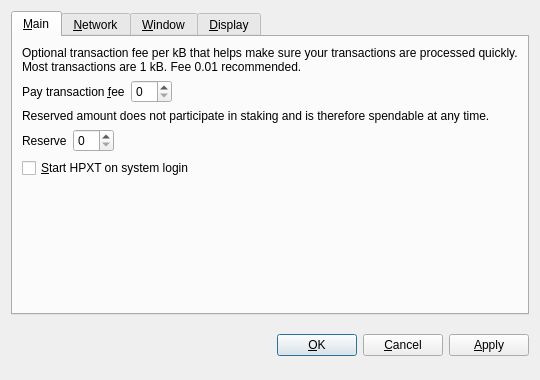
<?xml version="1.0" encoding="UTF-8"?>
<ui version="4.0">
 <class>OptionsDialog</class>
 <widget class="QDialog" name="OptionsDialog">
  <property name="geometry">
   <rect>
    <x>0</x>
    <y>0</y>
    <width>540</width>
    <height>380</height>
   </rect>
  </property>
  <property name="windowTitle">
   <string>Options</string>
  </property>
  <property name="modal">
   <bool>true</bool>
  </property>
  <layout class="QVBoxLayout" name="verticalLayout">
   <item>
    <widget class="QTabWidget" name="tabWidget">
     <property name="tabPosition">
      <enum>QTabWidget::North</enum>
     </property>
     <property name="currentIndex">
      <number>0</number>
     </property>
     <widget class="QWidget" name="tabMain">
      <attribute name="title">
       <string>&amp;Main</string>
      </attribute>
      <layout class="QVBoxLayout" name="verticalLayout_Main">
       <item>
        <widget class="QLabel" name="transactionFeeInfoLabel">
         <property name="text">
          <string>Optional transaction fee per kB that helps make sure your transactions are processed quickly. Most transactions are 1 kB. Fee 0.01 recommended.</string>
         </property>
         <property name="textFormat">
          <enum>Qt::PlainText</enum>
         </property>
         <property name="wordWrap">
          <bool>true</bool>
         </property>
        </widget>
       </item>
       <item>
        <layout class="QHBoxLayout" name="horizontalLayoutFee">
         <item>
          <widget class="QLabel" name="transactionFeeLabel">
           <property name="text">
            <string>Pay transaction &amp;fee</string>
           </property>
           <property name="textFormat">
            <enum>Qt::PlainText</enum>
           </property>
           <property name="buddy">
            <cstring>transactionFee</cstring>
           </property>
          </widget>
         </item>
         <item>
          <widget class="BitcoinAmountField" name="transactionFee"/>
         </item>
         <item>
          <spacer name="horizontalSpacerFee">
           <property name="orientation">
            <enum>Qt::Horizontal</enum>
           </property>
           <property name="sizeHint" stdset="0">
            <size>
             <width>40</width>
             <height>20</height>
            </size>
           </property>
          </spacer>
         </item>
        </layout>
       </item>
       <item>
        <widget class="QLabel" name="reserveBalanceInfoLabel">
         <property name="text">
          <string>Reserved amount does not participate in staking and is therefore spendable at any time.</string>
         </property>
         <property name="textFormat">
          <enum>Qt::PlainText</enum>
         </property>
         <property name="wordWrap">
          <bool>true</bool>
         </property>
        </widget>
       </item>
       <item>
        <layout class="QHBoxLayout" name="horizontalLayoutReserveBalance">
         <item>
          <widget class="QLabel" name="reserveBalanceLabel">
           <property name="text">
            <string>Reserve</string>
           </property>
           <property name="textFormat">
            <enum>Qt::PlainText</enum>
           </property>
           <property name="buddy">
            <cstring>reserveBalance</cstring>
           </property>
          </widget>
         </item>
         <item>
          <widget class="BitcoinAmountField" name="reserveBalance"/>
         </item>
         <item>
          <spacer name="horizontalSpacerReserveBalance">
           <property name="orientation">
            <enum>Qt::Horizontal</enum>
           </property>
           <property name="sizeHint" stdset="0">
            <size>
             <width>40</width>
             <height>20</height>
            </size>
           </property>
          </spacer>
         </item>
        </layout>
       </item>
       <item>
        <widget class="QCheckBox" name="bitcoinAtStartup">
         <property name="toolTip">
          <string>Automatically start HPXT after logging in to the system.</string>
         </property>
         <property name="text">
          <string>&amp;Start HPXT on system login</string>
         </property>
        </widget>
       </item>
       <item>
        <spacer name="verticalSpacer_Main">
         <property name="orientation">
          <enum>Qt::Vertical</enum>
         </property>
         <property name="sizeHint" stdset="0">
          <size>
           <width>20</width>
           <height>40</height>
          </size>
         </property>
        </spacer>
       </item>
      </layout>
     </widget>
     <widget class="QWidget" name="tabNetwork">
      <attribute name="title">
       <string>&amp;Network</string>
      </attribute>
      <layout class="QVBoxLayout" name="verticalLayout_Network">
       <item>
        <widget class="QCheckBox" name="mapPortUpnp">
         <property name="toolTip">
          <string>Automatically open the HPXT client port on the router. This only works when your router supports UPnP and it is enabled.</string>
         </property>
         <property name="text">
          <string>Map port using &amp;UPnP</string>
         </property>
        </widget>
       </item>
       <item>
        <widget class="QCheckBox" name="connectSocks">
         <property name="toolTip">
          <string>Connect to the HPXT network through a SOCKS5 proxy (e.g. when connecting through Tor).</string>
         </property>
         <property name="text">
          <string>&amp;Connect through SOCKS5 proxy:</string>
         </property>
        </widget>
       </item>
       <item>
        <layout class="QHBoxLayout" name="horizontalLayout_Network">
         <item>
          <widget class="QLabel" name="proxyIpLabel">
           <property name="text">
            <string>Proxy &amp;IP:</string>
           </property>
           <property name="textFormat">
            <enum>Qt::PlainText</enum>
           </property>
           <property name="buddy">
            <cstring>proxyIp</cstring>
           </property>
          </widget>
         </item>
         <item>
          <widget class="QValidatedLineEdit" name="proxyIp">
           <property name="maximumSize">
            <size>
             <width>140</width>
             <height>16777215</height>
            </size>
           </property>
           <property name="toolTip">
            <string>IP address of the proxy (e.g. 127.0.0.1)</string>
           </property>
          </widget>
         </item>
         <item>
          <widget class="QLabel" name="proxyPortLabel">
           <property name="text">
            <string>&amp;Port:</string>
           </property>
           <property name="textFormat">
            <enum>Qt::PlainText</enum>
           </property>
           <property name="buddy">
            <cstring>proxyPort</cstring>
           </property>
          </widget>
         </item>
         <item>
          <widget class="QLineEdit" name="proxyPort">
           <property name="maximumSize">
            <size>
             <width>55</width>
             <height>16777215</height>
            </size>
           </property>
           <property name="toolTip">
            <string>Port of the proxy (e.g. 9050)</string>
           </property>
          </widget>
         </item>
         <item>
          <spacer name="horizontalSpacer_Network">
           <property name="orientation">
            <enum>Qt::Horizontal</enum>
           </property>
           <property name="sizeHint" stdset="0">
            <size>
             <width>40</width>
             <height>20</height>
            </size>
           </property>
          </spacer>
         </item>
        </layout>
       </item>
       <item>
        <spacer name="verticalSpacer_Network">
         <property name="orientation">
          <enum>Qt::Vertical</enum>
         </property>
         <property name="sizeHint" stdset="0">
          <size>
           <width>20</width>
           <height>40</height>
          </size>
         </property>
        </spacer>
       </item>
      </layout>
     </widget>
     <widget class="QWidget" name="tabWindow">
      <attribute name="title">
       <string>&amp;Window</string>
      </attribute>
      <layout class="QVBoxLayout" name="verticalLayout_Window">
       <item>
        <widget class="QCheckBox" name="minimizeToTray">
         <property name="toolTip">
          <string>Show only a tray icon after minimizing the window.</string>
         </property>
         <property name="text">
          <string>&amp;Minimize to the tray instead of the taskbar</string>
         </property>
        </widget>
       </item>
       <item>
        <widget class="QCheckBox" name="minimizeOnClose">
         <property name="toolTip">
          <string>Minimize instead of exit the application when the window is closed. When this option is enabled, the application will be closed only after selecting Quit in the menu.</string>
         </property>
         <property name="text">
          <string>M&amp;inimize on close</string>
         </property>
        </widget>
       </item>
       <item>
        <spacer name="verticalSpacer_Window">
         <property name="orientation">
          <enum>Qt::Vertical</enum>
         </property>
         <property name="sizeHint" stdset="0">
          <size>
           <width>20</width>
           <height>40</height>
          </size>
         </property>
        </spacer>
       </item>
      </layout>
     </widget>
     <widget class="QWidget" name="tabDisplay">
      <attribute name="title">
       <string>&amp;Display</string>
      </attribute>
      <layout class="QVBoxLayout" name="verticalLayout_Display">
       <item>
        <layout class="QHBoxLayout" name="horizontalLayout_1_Display">
         <item>
          <widget class="QLabel" name="langLabel">
           <property name="text">
            <string>User Interface &amp;language:</string>
           </property>
           <property name="textFormat">
            <enum>Qt::PlainText</enum>
           </property>
           <property name="buddy">
            <cstring>lang</cstring>
           </property>
          </widget>
         </item>
         <item>
          <widget class="QValueComboBox" name="lang">
           <property name="toolTip">
            <string>The user interface language can be set here. This setting will take effect after restarting HPXT.</string>
           </property>
          </widget>
         </item>
        </layout>
       </item>
       <item>
        <layout class="QHBoxLayout" name="horizontalLayout_2_Display">
         <item>
          <widget class="QLabel" name="unitLabel">
           <property name="text">
            <string>&amp;Unit to show amounts in:</string>
           </property>
           <property name="textFormat">
            <enum>Qt::PlainText</enum>
           </property>
           <property name="buddy">
            <cstring>unit</cstring>
           </property>
          </widget>
         </item>
         <item>
          <widget class="QValueComboBox" name="unit">
           <property name="toolTip">
            <string>Choose the default subdivision unit to show in the interface and when sending coins.</string>
           </property>
          </widget>
         </item>
        </layout>
       </item>
       <item>
        <widget class="QCheckBox" name="coinControlFeatures">
         <property name="toolTip">
          <string>Whether to show coin control features or not.</string>
         </property>
         <property name="text">
          <string>Display coin &amp;control features (experts only!)</string>
         </property>
        </widget>
       </item>
       <item>
        <widget class="QCheckBox" name="useBlackTheme">
         <property name="text">
          <string>Use black visual theme (requires restart)</string>
         </property>
        </widget>
       </item>
       <item>
        <spacer name="verticalSpacer_Display">
         <property name="orientation">
          <enum>Qt::Vertical</enum>
         </property>
         <property name="sizeHint" stdset="0">
          <size>
           <width>20</width>
           <height>40</height>
          </size>
         </property>
        </spacer>
       </item>
      </layout>
     </widget>
    </widget>
   </item>
   <item>
    <layout class="QHBoxLayout" name="horizontalLayout_Buttons">
     <item>
      <spacer name="horizontalSpacer_1">
       <property name="orientation">
        <enum>Qt::Horizontal</enum>
       </property>
       <property name="sizeHint" stdset="0">
        <size>
         <width>40</width>
         <height>48</height>
        </size>
       </property>
      </spacer>
     </item>
     <item>
      <widget class="QLabel" name="statusLabel">
       <property name="font">
        <font>
         <weight>75</weight>
         <bold>true</bold>
        </font>
       </property>
       <property name="text">
        <string/>
       </property>
       <property name="textFormat">
        <enum>Qt::PlainText</enum>
       </property>
       <property name="wordWrap">
        <bool>true</bool>
       </property>
      </widget>
     </item>
     <item>
      <spacer name="horizontalSpacer_2">
       <property name="orientation">
        <enum>Qt::Horizontal</enum>
       </property>
       <property name="sizeHint" stdset="0">
        <size>
         <width>40</width>
         <height>48</height>
        </size>
       </property>
      </spacer>
     </item>
     <item>
      <widget class="QPushButton" name="okButton">
       <property name="text">
        <string>&amp;OK</string>
       </property>
      </widget>
     </item>
     <item>
      <widget class="QPushButton" name="cancelButton">
       <property name="text">
        <string>&amp;Cancel</string>
       </property>
       <property name="autoDefault">
        <bool>false</bool>
       </property>
      </widget>
     </item>
     <item>
      <widget class="QPushButton" name="applyButton">
       <property name="text">
        <string>&amp;Apply</string>
       </property>
       <property name="autoDefault">
        <bool>false</bool>
       </property>
      </widget>
     </item>
    </layout>
   </item>
  </layout>
 </widget>
 <customwidgets>
  <customwidget>
   <class>BitcoinAmountField</class>
   <extends>QSpinBox</extends>
   <header>bitcoinamountfield.h</header>
  </customwidget>
  <customwidget>
   <class>QValueComboBox</class>
   <extends>QComboBox</extends>
   <header>qvaluecombobox.h</header>
  </customwidget>
  <customwidget>
   <class>QValidatedLineEdit</class>
   <extends>QLineEdit</extends>
   <header>qvalidatedlineedit.h</header>
  </customwidget>
 </customwidgets>
 <resources/>
 <connections/>
</ui>
